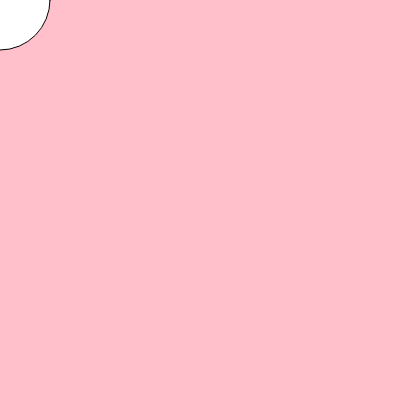
Frame 1 (no input)
Frame 60 (no input): identical to frame 1, image omitted
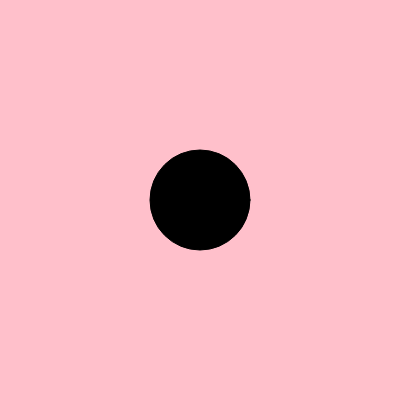
Frame 120 (the mouse pressed at the canvas centre since frame 60)

The p5.js sketch that drew these frames (run headless with seeded random() and noise() and a simulated clock; from frame 60 on, the mouse is pressed at the canvas centre):

// p5.js sketch
// ── sketch.js
function setup() {
    createCanvas(400, 400);
  }
  
  function draw() {
    background("pink");
    
    if(mouseIsPressed === true) {
      fill (0);
      
    } else {
      fill (255);
    }
    
    circle(mouseX, mouseY, 100);
  }
// ── labtwo.js
var kitty = {
    x:200,
    y:200,
    diameter: 200,
    color: 'black',
    draw:function(){
      fill(kitty.color);
      ellipse(kitty.x, kitty.y, kitty.diameter, kitty.diameter);
    }
  };
  
  var earone = {
    x1: 110,
    y1: 160,
    x2: 90,
    y2: 70,
    x3: 160,
    y3: 110,
    color: 'black',
    draw:function(){
      fill(earone.color);
      triangle(earone.x1, earone.y1, earone.x2, earone.y2, earone.x3, earone.y3);
    }
  };
  
  var eartwo = {
    x1: 280,
    y1: 160,
    x2: 300,
    y2: 70,
    x3: 220,
    y3: 110,
    color: 'black',
    draw:function(){
      fill(eartwo.color);
      triangle(eartwo.x1, eartwo.y1, eartwo.x2, eartwo.y2, eartwo.x3, eartwo.y3);
    }
  };
  
  
  
  function setup() {
    createCanvas(400, 400);
    angleMode(DEGREES);
    noStroke();
  }
  
  function draw() {
    background('pink');
    kitty.draw();
    earone.draw();
    eartwo.draw();
    
     //draw the left eye
  let leftX= 150;
  let leftY = 200;
  
  // calculate angle between left eye and mouse
  let leftAngle = atan2(mouseY - leftY, mouseX - leftX);
  
  push();
  translate(leftX, leftY);
  fill(255);
  ellipse(0,0,50, 50);
  rotate(leftAngle);
  fill('yellow');
  ellipse( 12.5,0,25,25);
  pop();
  
  //draw the right eye
  let rightX = 250;
  let rightY = 200;
  
  //calculate angle 
  
  let rightAngle = atan2(mouseY - rightY, mouseX - rightX);
  
  push();
  translate(rightX, rightY);
  fill(255);
  ellipse(0,0,50, 50);
  rotate(rightAngle);
  fill('yellow');
  ellipse( 12.5,0,25,25);
  pop();
    
  }
// ── mystyle.css


body {
    background-color: #DDA0DD;
    background-image: url("cherryblop.jpg");
}
h1 {

    color: #663399;
    background-color: pink;
    border: 2px solid black;
    text-align: center;
    padding: 20px;
}

h2 {
    padding: 10px;
    text-align: left;
    color: black;
    text-decoration: none;
}


ul {

    list-style-type: none;
    margin: 0;
    padding: 0;
    overflow: hidden;
    background-color: palevioletred;


     
}


li {
    float: left;
}

li a {
    display: block;
    padding: 10px;
    text-align: center;
    color: black;
    padding: 14px 16px;
    text-decoration: none;
   
}

li a:hover {
    background-color: blanchedalmond;
}
